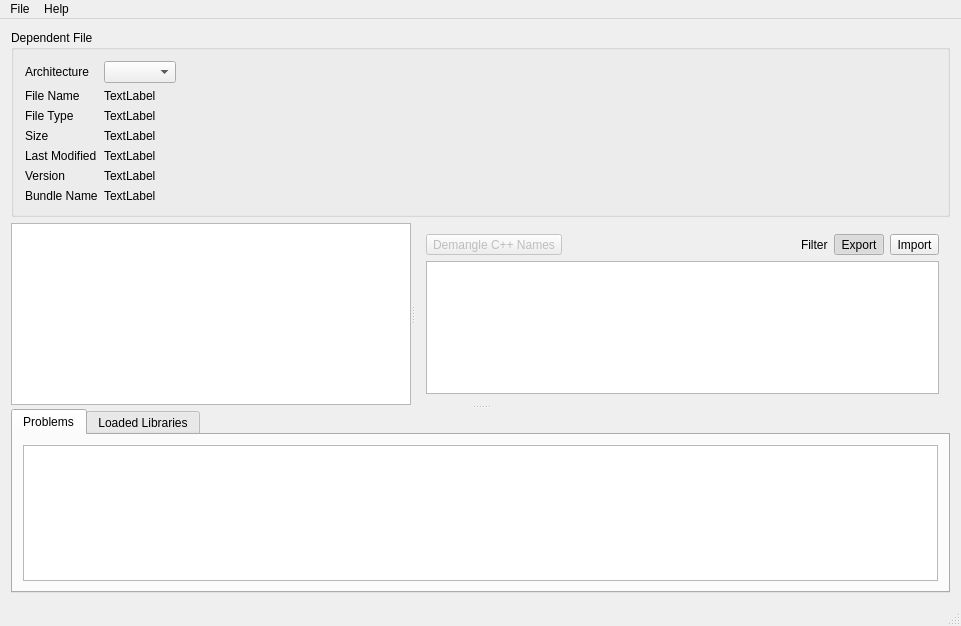
<?xml version="1.0" encoding="UTF-8"?>
<ui version="4.0">
 <class>MainWindowClass</class>
 <widget class="QMainWindow" name="MainWindowClass">
  <property name="geometry">
   <rect>
    <x>0</x>
    <y>0</y>
    <width>961</width>
    <height>626</height>
   </rect>
  </property>
  <property name="mouseTracking">
   <bool>false</bool>
  </property>
  <property name="windowTitle">
   <string>MacDependency</string>
  </property>
  <widget class="QWidget" name="centralWidget">
   <layout class="QVBoxLayout" name="verticalLayout_2">
    <item>
     <widget class="QGroupBox" name="groupBox_2">
      <property name="sizePolicy">
       <sizepolicy hsizetype="Expanding" vsizetype="Fixed">
        <horstretch>0</horstretch>
        <verstretch>0</verstretch>
       </sizepolicy>
      </property>
      <property name="title">
       <string>Dependent File</string>
      </property>
      <layout class="QFormLayout" name="formLayout_2">
       <property name="fieldGrowthPolicy">
        <enum>QFormLayout::FieldsStayAtSizeHint</enum>
       </property>
       <property name="formAlignment">
        <set>Qt::AlignLeading|Qt::AlignLeft|Qt::AlignTop</set>
       </property>
       <item row="0" column="0">
        <widget class="QLabel" name="label_6">
         <property name="text">
          <string>Architecture</string>
         </property>
        </widget>
       </item>
       <item row="0" column="1">
        <widget class="QComboBox" name="architecturesBox"/>
       </item>
       <item row="2" column="0">
        <widget class="QLabel" name="label_7">
         <property name="text">
          <string>File Name</string>
         </property>
        </widget>
       </item>
       <item row="2" column="1">
        <widget class="QLabel" name="fileNameLabel">
         <property name="sizePolicy">
          <sizepolicy hsizetype="Preferred" vsizetype="Preferred">
           <horstretch>0</horstretch>
           <verstretch>0</verstretch>
          </sizepolicy>
         </property>
         <property name="text">
          <string>TextLabel</string>
         </property>
        </widget>
       </item>
       <item row="4" column="0">
        <widget class="QLabel" name="label_8">
         <property name="text">
          <string>Size</string>
         </property>
        </widget>
       </item>
       <item row="4" column="1">
        <widget class="QLabel" name="sizeLabel">
         <property name="text">
          <string>TextLabel</string>
         </property>
        </widget>
       </item>
       <item row="5" column="0">
        <widget class="QLabel" name="label_9">
         <property name="text">
          <string>Last Modified</string>
         </property>
        </widget>
       </item>
       <item row="5" column="1">
        <widget class="QLabel" name="lastModifiedLabel">
         <property name="text">
          <string>TextLabel</string>
         </property>
        </widget>
       </item>
       <item row="6" column="0">
        <widget class="QLabel" name="label_11">
         <property name="text">
          <string>Version</string>
         </property>
        </widget>
       </item>
       <item row="6" column="1">
        <widget class="QLabel" name="versionLabel">
         <property name="text">
          <string>TextLabel</string>
         </property>
        </widget>
       </item>
       <item row="3" column="0">
        <widget class="QLabel" name="label_2">
         <property name="text">
          <string>File Type</string>
         </property>
        </widget>
       </item>
       <item row="3" column="1">
        <widget class="QLabel" name="fileTypeLabel">
         <property name="text">
          <string>TextLabel</string>
         </property>
        </widget>
       </item>
       <item row="7" column="0">
        <widget class="QLabel" name="nameLabelLabel">
         <property name="text">
          <string>Bundle Name</string>
         </property>
        </widget>
       </item>
       <item row="7" column="1">
        <widget class="QLabel" name="nameLabel">
         <property name="text">
          <string>TextLabel</string>
         </property>
        </widget>
       </item>
      </layout>
     </widget>
    </item>
    <item>
     <widget class="QSplitter" name="splitter_2">
      <property name="orientation">
       <enum>Qt::Vertical</enum>
      </property>
      <widget class="QSplitter" name="splitter">
       <property name="orientation">
        <enum>Qt::Horizontal</enum>
       </property>
       <widget class="QTreeView" name="libraryView">
        <property name="editTriggers">
         <set>QAbstractItemView::NoEditTriggers</set>
        </property>
        <property name="alternatingRowColors">
         <bool>true</bool>
        </property>
        <property name="selectionMode">
         <enum>QAbstractItemView::SingleSelection</enum>
        </property>
        <property name="selectionBehavior">
         <enum>QAbstractItemView::SelectRows</enum>
        </property>
        <property name="sortingEnabled">
         <bool>true</bool>
        </property>
       </widget>
       <widget class="QWidget" name="layoutWidget">
        <layout class="QVBoxLayout" name="verticalLayout">
         <item>
          <layout class="QHBoxLayout" name="horizontalLayout_4">
           <item>
            <widget class="QToolButton" name="demangleNamesButton">
             <property name="enabled">
              <bool>false</bool>
             </property>
             <property name="text">
              <string>Demangle C++ Names</string>
             </property>
             <property name="checkable">
              <bool>true</bool>
             </property>
            </widget>
           </item>
           <item>
            <spacer name="horizontalSpacer_2">
             <property name="orientation">
              <enum>Qt::Horizontal</enum>
             </property>
             <property name="sizeHint" stdset="0">
              <size>
               <width>40</width>
               <height>20</height>
              </size>
             </property>
            </spacer>
           </item>
           <item>
            <widget class="QLabel" name="label">
             <property name="text">
              <string>Filter</string>
             </property>
            </widget>
           </item>
           <item>
            <widget class="QToolButton" name="exportButton">
             <property name="text">
              <string>Export</string>
             </property>
             <property name="checkable">
              <bool>true</bool>
             </property>
             <property name="checked">
              <bool>true</bool>
             </property>
            </widget>
           </item>
           <item>
            <widget class="QToolButton" name="importButton">
             <property name="text">
              <string>Import</string>
             </property>
             <property name="checkable">
              <bool>true</bool>
             </property>
            </widget>
           </item>
          </layout>
         </item>
         <item>
          <widget class="QTableView" name="symbolView">
           <property name="alternatingRowColors">
            <bool>true</bool>
           </property>
           <property name="selectionMode">
            <enum>QAbstractItemView::SingleSelection</enum>
           </property>
           <property name="selectionBehavior">
            <enum>QAbstractItemView::SelectRows</enum>
           </property>
           <property name="showGrid">
            <bool>false</bool>
           </property>
           <property name="sortingEnabled">
            <bool>true</bool>
           </property>
           <attribute name="horizontalHeaderStretchLastSection">
            <bool>true</bool>
           </attribute>
           <attribute name="verticalHeaderVisible">
            <bool>false</bool>
           </attribute>
          </widget>
         </item>
        </layout>
       </widget>
      </widget>
      <widget class="QTabWidget" name="tabWidget">
       <property name="currentIndex">
        <number>0</number>
       </property>
       <widget class="QWidget" name="tab">
        <attribute name="title">
         <string>Problems</string>
        </attribute>
        <layout class="QHBoxLayout" name="horizontalLayout_2">
         <property name="margin">
          <number>10</number>
         </property>
         <item>
          <widget class="ProblemBrowser" name="problemBrowser"/>
         </item>
        </layout>
       </widget>
       <widget class="QWidget" name="tab_2">
        <attribute name="title">
         <string>Loaded Libraries</string>
        </attribute>
        <layout class="QHBoxLayout" name="horizontalLayout_3">
         <property name="leftMargin">
          <number>10</number>
         </property>
         <property name="rightMargin">
          <number>10</number>
         </property>
         <property name="bottomMargin">
          <number>10</number>
         </property>
         <item>
          <widget class="QTextBrowser" name="loadedLibrariesBrowser"/>
         </item>
        </layout>
       </widget>
      </widget>
     </widget>
    </item>
   </layout>
  </widget>
  <widget class="QMenuBar" name="menuBar">
   <property name="geometry">
    <rect>
     <x>0</x>
     <y>0</y>
     <width>961</width>
     <height>22</height>
    </rect>
   </property>
   <widget class="QMenu" name="menuDependency">
    <property name="title">
     <string>Help</string>
    </property>
    <addaction name="actionAbout"/>
   </widget>
   <widget class="QMenu" name="menuFile">
    <property name="title">
     <string>File</string>
    </property>
    <addaction name="actionOpen"/>
   </widget>
   <addaction name="menuFile"/>
   <addaction name="menuDependency"/>
  </widget>
  <widget class="QStatusBar" name="statusBar"/>
  <action name="actionAbout">
   <property name="text">
    <string>About Dependency</string>
   </property>
  </action>
  <action name="actionOpen">
   <property name="text">
    <string>Open...</string>
   </property>
   <property name="shortcut">
    <string>Ctrl+O</string>
   </property>
  </action>
 </widget>
 <layoutdefault spacing="6" margin="11"/>
 <customwidgets>
  <customwidget>
   <class>ProblemBrowser</class>
   <extends>QTextBrowser</extends>
   <header>problembrowser.h</header>
  </customwidget>
 </customwidgets>
 <resources/>
 <connections/>
</ui>
